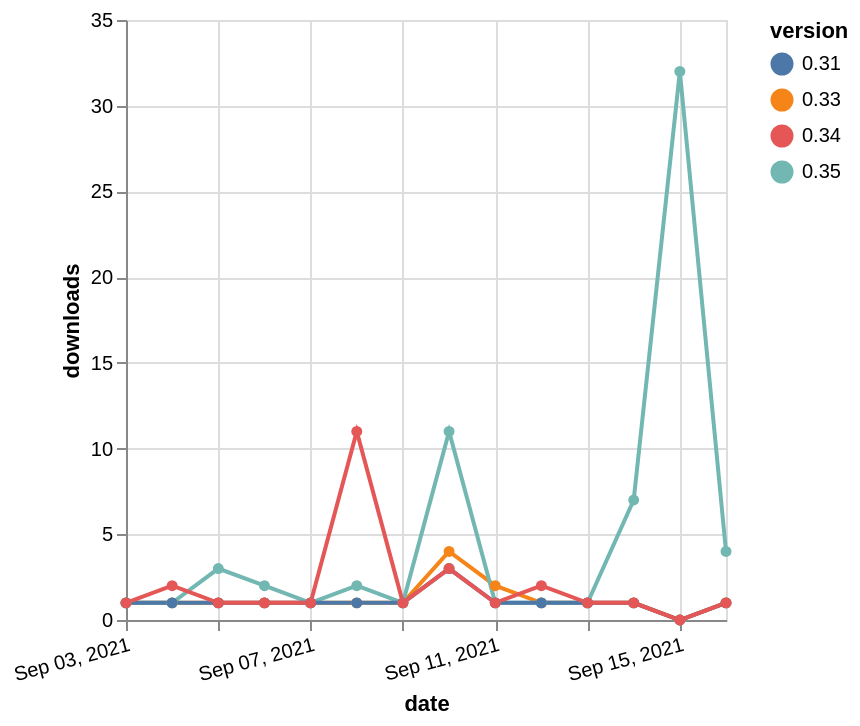

This figure's Vega-Lite source:
### Vega-Lite specification from a JSON file in a GitHub repository (floating-point values rounded to 4 significant figures)
{"$schema": "https://vega.github.io/schema/vega-lite/v5.json", "description": "A simple bar chart with embedded data.", "data": {"values": [{"date": "2021-09-03", "total": 1466, "delta": 1, "version": "0.33"}, {"date": "2021-09-04", "total": 1467, "delta": 1, "version": "0.33"}, {"date": "2021-09-05", "total": 1468, "delta": 1, "version": "0.33"}, {"date": "2021-09-06", "total": 1469, "delta": 1, "version": "0.33"}, {"date": "2021-09-07", "total": 1470, "delta": 1, "version": "0.33"}, {"date": "2021-09-08", "total": 1471, "delta": 1, "version": "0.33"}, {"date": "2021-09-09", "total": 1472, "delta": 1, "version": "0.33"}, {"date": "2021-09-10", "total": 1476, "delta": 4, "version": "0.33"}, {"date": "2021-09-11", "total": 1478, "delta": 2, "version": "0.33"}, {"date": "2021-09-12", "total": 1479, "delta": 1, "version": "0.33"}, {"date": "2021-09-13", "total": 1480, "delta": 1, "version": "0.33"}, {"date": "2021-09-14", "total": 1481, "delta": 1, "version": "0.33"}, {"date": "2021-09-15", "total": 1481, "delta": 0, "version": "0.33"}, {"date": "2021-09-16", "total": 1482, "delta": 1, "version": "0.33"}, {"date": "2021-09-03", "total": 617, "delta": 1, "version": "0.35"}, {"date": "2021-09-04", "total": 618, "delta": 1, "version": "0.35"}, {"date": "2021-09-05", "total": 621, "delta": 3, "version": "0.35"}, {"date": "2021-09-06", "total": 623, "delta": 2, "version": "0.35"}, {"date": "2021-09-07", "total": 624, "delta": 1, "version": "0.35"}, {"date": "2021-09-08", "total": 626, "delta": 2, "version": "0.35"}, {"date": "2021-09-09", "total": 627, "delta": 1, "version": "0.35"}, {"date": "2021-09-10", "total": 638, "delta": 11, "version": "0.35"}, {"date": "2021-09-11", "total": 639, "delta": 1, "version": "0.35"}, {"date": "2021-09-12", "total": 640, "delta": 1, "version": "0.35"}, {"date": "2021-09-13", "total": 641, "delta": 1, "version": "0.35"}, {"date": "2021-09-14", "total": 648, "delta": 7, "version": "0.35"}, {"date": "2021-09-15", "total": 680, "delta": 32, "version": "0.35"}, {"date": "2021-09-16", "total": 684, "delta": 4, "version": "0.35"}, {"date": "2021-09-03", "total": 358, "delta": 1, "version": "0.31"}, {"date": "2021-09-04", "total": 359, "delta": 1, "version": "0.31"}, {"date": "2021-09-05", "total": 360, "delta": 1, "version": "0.31"}, {"date": "2021-09-06", "total": 361, "delta": 1, "version": "0.31"}, {"date": "2021-09-07", "total": 362, "delta": 1, "version": "0.31"}, {"date": "2021-09-08", "total": 363, "delta": 1, "version": "0.31"}, {"date": "2021-09-09", "total": 364, "delta": 1, "version": "0.31"}, {"date": "2021-09-10", "total": 367, "delta": 3, "version": "0.31"}, {"date": "2021-09-11", "total": 368, "delta": 1, "version": "0.31"}, {"date": "2021-09-12", "total": 369, "delta": 1, "version": "0.31"}, {"date": "2021-09-13", "total": 370, "delta": 1, "version": "0.31"}, {"date": "2021-09-14", "total": 371, "delta": 1, "version": "0.31"}, {"date": "2021-09-15", "total": 371, "delta": 0, "version": "0.31"}, {"date": "2021-09-16", "total": 372, "delta": 1, "version": "0.31"}, {"date": "2021-09-03", "total": 2868, "delta": 1, "version": "0.34"}, {"date": "2021-09-04", "total": 2870, "delta": 2, "version": "0.34"}, {"date": "2021-09-05", "total": 2871, "delta": 1, "version": "0.34"}, {"date": "2021-09-06", "total": 2872, "delta": 1, "version": "0.34"}, {"date": "2021-09-07", "total": 2873, "delta": 1, "version": "0.34"}, {"date": "2021-09-08", "total": 2884, "delta": 11, "version": "0.34"}, {"date": "2021-09-09", "total": 2885, "delta": 1, "version": "0.34"}, {"date": "2021-09-10", "total": 2888, "delta": 3, "version": "0.34"}, {"date": "2021-09-11", "total": 2889, "delta": 1, "version": "0.34"}, {"date": "2021-09-12", "total": 2891, "delta": 2, "version": "0.34"}, {"date": "2021-09-13", "total": 2892, "delta": 1, "version": "0.34"}, {"date": "2021-09-14", "total": 2893, "delta": 1, "version": "0.34"}, {"date": "2021-09-15", "total": 2893, "delta": 0, "version": "0.34"}, {"date": "2021-09-16", "total": 2894, "delta": 1, "version": "0.34"}]}, "width": "container", "mark": {"type": "line", "point": {"filled": true}}, "encoding": {"x": {"field": "date", "type": "temporal", "timeUnit": "yearmonthdate", "title": "date", "axis": {"labelAngle": -15}}, "y": {"field": "delta", "type": "quantitative", "title": "downloads"}, "color": {"field": "version", "type": "nominal"}, "tooltip": {"field": "delta"}}}
